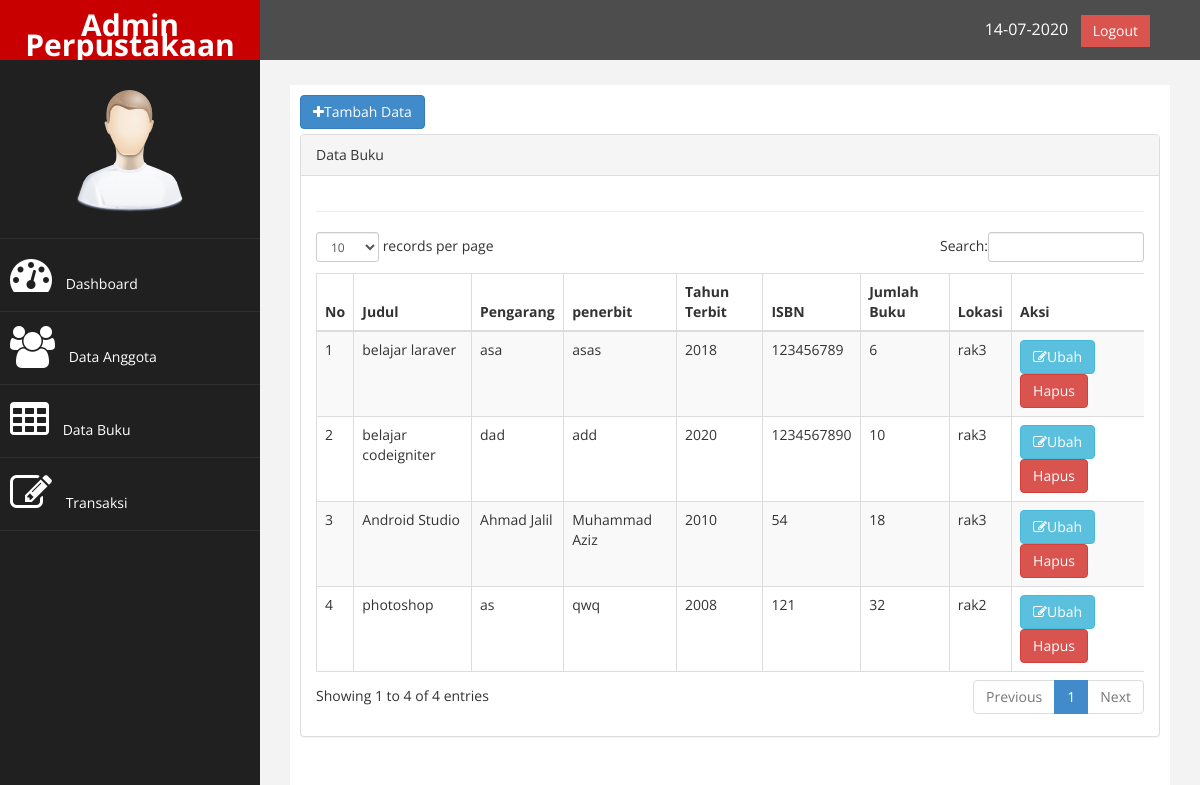
The app's page /index.php?page=buku (signed in) with its own data.
### tables this page shows
CREATE TABLE `tb_buku` (
  `id` int(9) NOT NULL,
  `judul` varchar(200) NOT NULL,
  `pengarang` varchar(100) NOT NULL,
  `penerbit` varchar(150) NOT NULL,
  `tahun_terbit` varchar(4) NOT NULL,
  `isbn` varchar(25) NOT NULL,
  `jumlah_buku` int(4) NOT NULL,
  `lokasi` enum('rak1','rak2','rak3') NOT NULL,
  `tgl_input` date NOT NULL
);

### page/buku/buku.php (the view, shortened to what this page needs)
<a href="?page=buku&aksi=tambah" class="btn btn-primary" style="margin-bottom:5px;"><i class="fa fa-plus"></i>Tambah Data</a>
<div class="row">
                <div class="col-md-12">
                    <div class="panel panel-default">
                        <div class="panel-heading">
                             Data Buku
                        </div>
                        <div class="panel-body">
                            <div class="table-responsive">
                                <table class="table table-striped table-bordered table-hover" id="dataTables-example">
                                    <thead>
                                        <tr>
                                            <th>No</th>
                                            <th>Judul</th>
                                            <th>Pengarang</th>
                                            <th>penerbit</th>
											<th>Tahun Terbit</th>
                                            <th>ISBN</th>
											<th>Jumlah Buku</th>
											<th>Lokasi</th>
											<th>Aksi</th>
                                        </tr>
                                    </thead>
                                    <tbody>
									<?php
									     $no = 1;
										$sql = $koneksi->query("select * from tb_buku");
										while ($data = $sql->fetch_assoc()) {
									?>
									    <tr>
										    <td><?php echo $no++;?></td>
									        <td><?php echo $data['judul'];?></td>
											<td><?php echo $data['pengarang'];?></td>
											<td><?php echo $data['penerbit'];?></td>
											<td><?php echo $data['tahun_terbit'];?></td>
											<td><?php echo $data['isbn'];?></td>
											<td><?php echo $data['jumlah_buku'];?></td>
											<td><?php echo $data['lokasi'];?></td>
											<td>
											    <a href="?page=buku&aksi=ubah&id=<?php echo $data['id'];?>" class="btn btn-info" ><i class="fa fa-edit"></i>Ubah</a>
												<a onclick="return confirm('Anda Yakin Akan Menghapus Data ini ... ???')" href="?page=buku&aksi=hapus&id=<?php echo $data['id'];?>" class="btn btn-danger" ></i class="fa fa-trash"></i>Hapus</a>
											</td>
									    </tr>
										<?php } ?>
									</div>
						   </div>
					    </div>
				      </div>
</div>

### assets/css/custom.css (style rules this page uses)
body { font-family: 'Open Sans', sans-serif; }

### records on screen
tb_buku: judul "belajar laraver", pengarang "asa", penerbit "asas", tahun_terbit "2018", isbn "123456789", jumlah_buku "6", lokasi "rak3"
tb_buku: judul "belajar codeigniter", pengarang "dad", penerbit "add", tahun_terbit "2020", isbn "1234567890", jumlah_buku "10", lokasi "rak3"
tb_buku: judul "Android Studio", pengarang "Ahmad Jalil", penerbit "Muhammad Aziz", tahun_terbit "2010", isbn "54", jumlah_buku "18", lokasi "rak3"
tb_buku: judul "photoshop", pengarang "as", penerbit "qwq", tahun_terbit "2008", isbn "121", jumlah_buku "32", lokasi "rak2"
